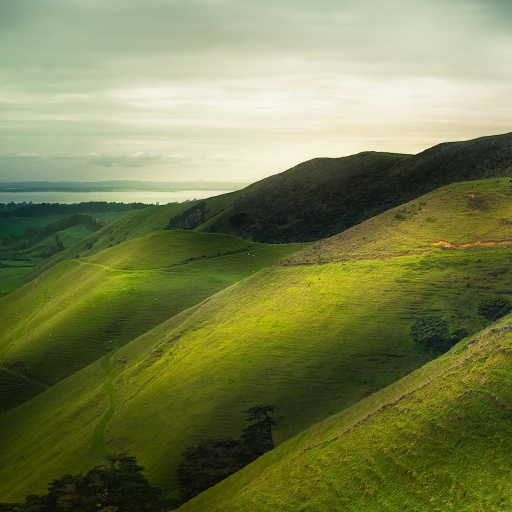
#> input picture pix2pix/reals/00000000.jpg, 1024 x 1024 px (shown at 1/2 size); its folder holds only this picture in this run
$ python getEdge.py
#> lines starting #> are read from the running program, lines starting #| are printed output that depends on the picture
import cv2
import numpy as np
from pathlib import Path
import os

filePath = os.path.abspath (__file__)
realsPath = os.path.join (os.path.dirname (filePath), "reals")
print ("realsPath : ", realsPath)
folder = Path (realsPath)
objectiveWidth = 1024
objectiveHeight = 1024

tot = 91
for path in folder.glob('*.jpg') :
    img = cv2.imread ('./reals/' + path.name)
#> img is the input picture: shape (1024, 1024, 3); mean B, G, R 79, 126.7, 120
    img = cv2.resize (img, (objectiveWidth, objectiveHeight), interpolation=cv2.INTER_AREA)
    height, weight = img.shape[0], img.shape[1]
#> height = 1024; weight = 1024
    print (img.shape)
#| (1024, 1024, 3)
    objective = "./reals_regu/" + str(tot) + ".jpg"
    cv2.imwrite (objective, img)
    dx = cv2.Sobel (img, -1, dx=1, dy=0, ksize=3)
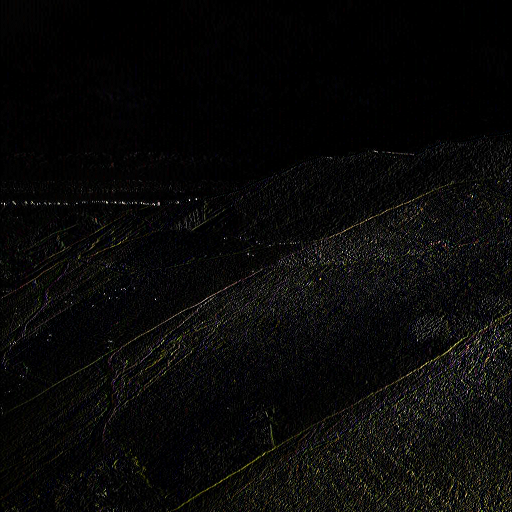
#> dx: shape (1024, 1024, 3) (shown at 1/2 size); mean B, G, R 8.3, 9, 9.1
    dx = cv2.convertScaleAbs (dx)
    dy = cv2.Sobel (img, -1, dx=0, dy=1, ksize=3)
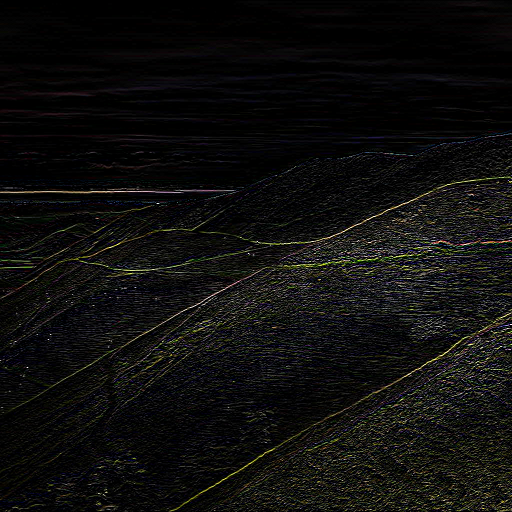
#> dy: shape (1024, 1024, 3) (shown at 1/2 size); mean B, G, R 13, 14.2, 14.4
    dy = cv2.convertScaleAbs (dy)
    dst = cv2.add (dx, dy)
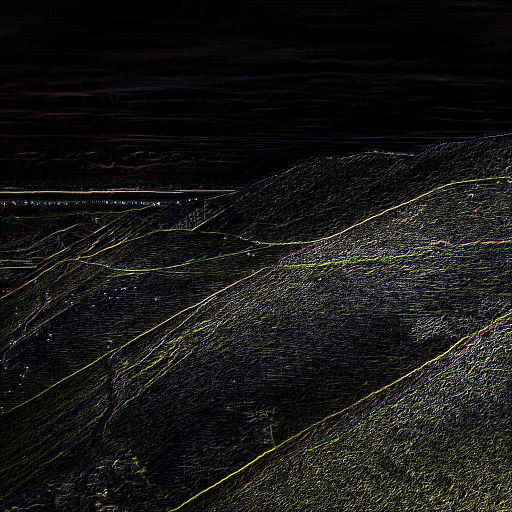
#> dst: shape (1024, 1024, 3) (shown at 1/2 size); mean B, G, R 21.2, 22.9, 23.3
    grey = cv2.cvtColor (dst, cv2.COLOR_BGR2GRAY)
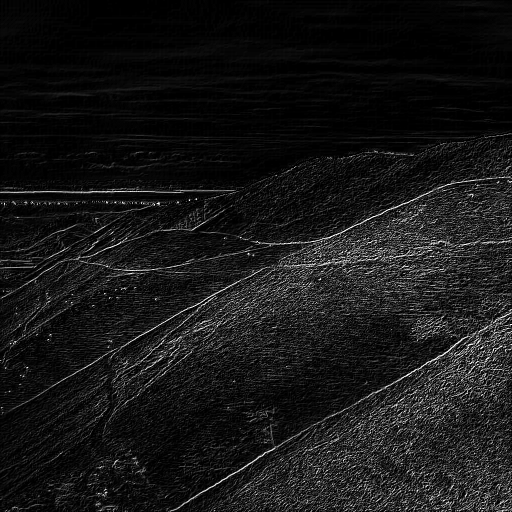
#> grey: shape (1024, 1024) (shown at 1/2 size); min 0, max 255, mean 22.8
    final = np.zeros ((objectiveWidth, objectiveHeight, 1), np.uint8)
    for i in range (objectiveWidth) :
        for j in range (objectiveHeight) :
            final[i, j] = 255 - grey[i, j]
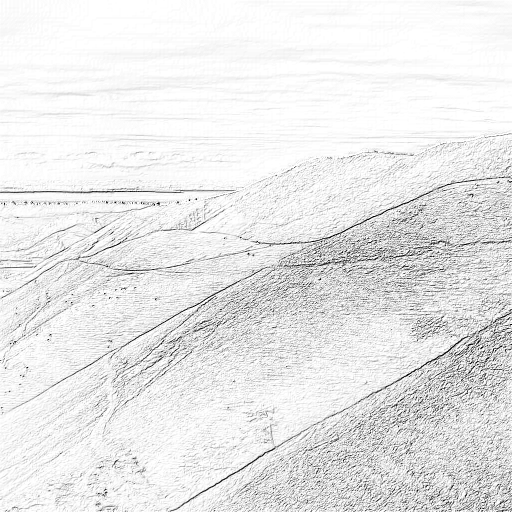
#> final: shape (1024, 1024, 1) (shown at 1/2 size); min 0, max 255, mean 232.2
    fileName = "./sketch/" + str (tot) + ".jpg"
    cv2.imwrite (fileName, final)
    tot = tot - 1
    if tot == 0 :
        break

$ run again, on pix2pix/reals/00000000_(5).jpg
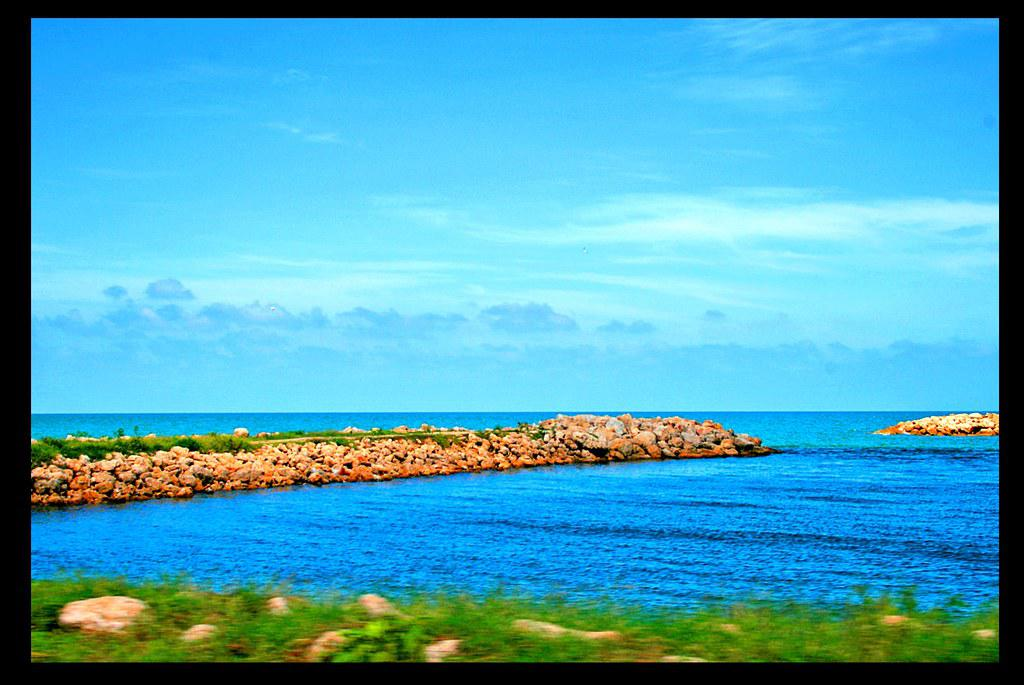
#> input picture pix2pix/reals/00000000_(5).jpg, 1024 x 685 px
#> img is the input picture: shape (685, 1024, 3); mean B, G, R 188.3, 164, 74.8
#> img: shape (1024, 1024, 3)
#| (1024, 1024, 3)
#> `grey = cv2.cvtColor (dst, cv2.COLOR_BGR2GRAY)`:
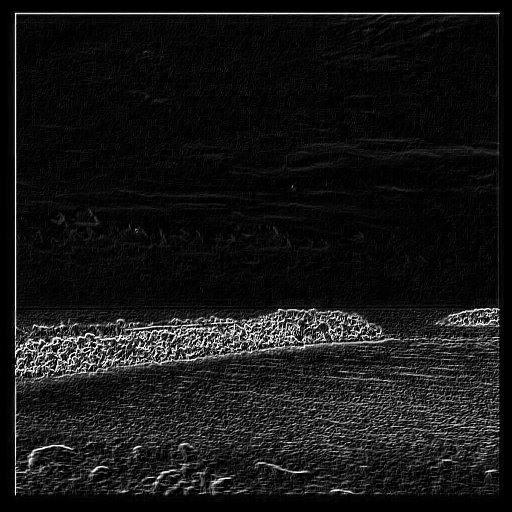
#> grey: shape (1024, 1024) (shown at 1/2 size); min 0, max 255, mean 22.1
#> after the loop `for i in range (objectiveWidth) :`:
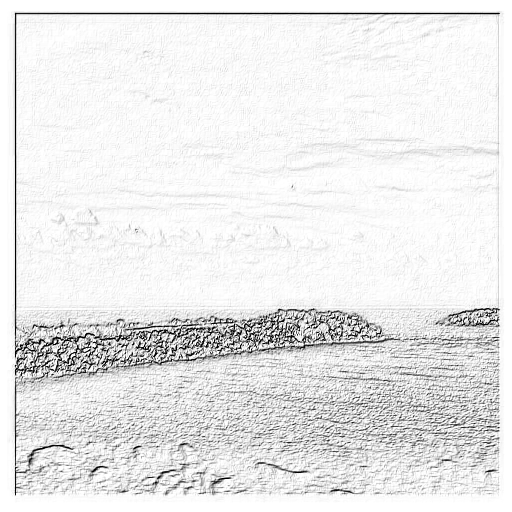
#> final: shape (1024, 1024, 1) (shown at 1/2 size); min 0, max 255, mean 232.9

$ run again, on pix2pix/reals/00000000_(6).jpg
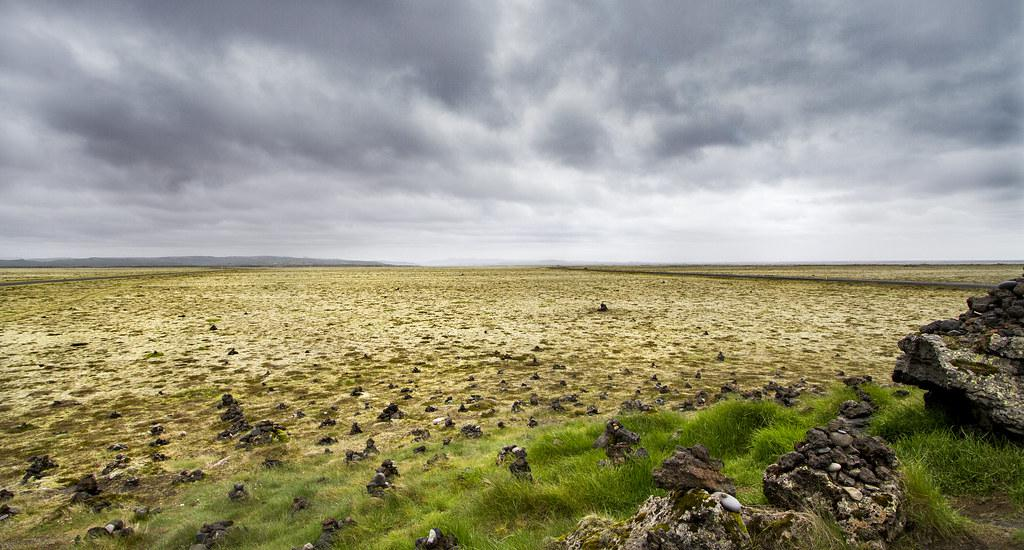
#> input picture pix2pix/reals/00000000_(6).jpg, 1024 x 550 px
#> img is the input picture: shape (550, 1024, 3); mean B, G, R 126.1, 147.3, 150
#> img: shape (1024, 1024, 3)
#| (1024, 1024, 3)
#> `grey = cv2.cvtColor (dst, cv2.COLOR_BGR2GRAY)`:
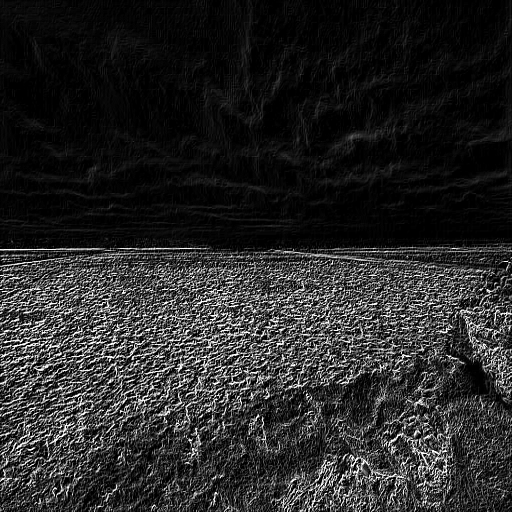
#> grey: shape (1024, 1024) (shown at 1/2 size); min 0, max 255, mean 40.2
#> after the loop `for i in range (objectiveWidth) :`:
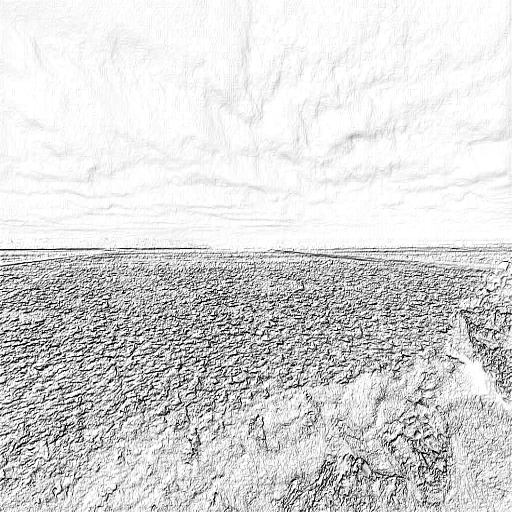
#> final: shape (1024, 1024, 1) (shown at 1/2 size); min 0, max 255, mean 214.8

$ run again, on pix2pix/reals/00000000_(7).jpg
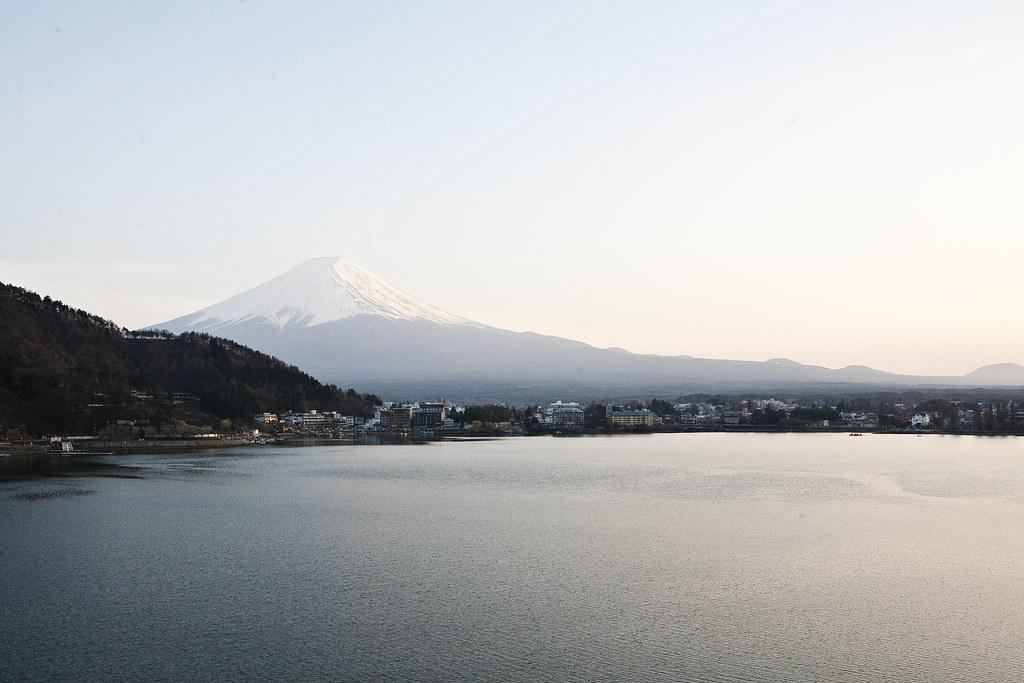
#> input picture pix2pix/reals/00000000_(7).jpg, 1024 x 683 px
#> img is the input picture: shape (683, 1024, 3); mean B, G, R 182.7, 181.2, 179.3
#> img: shape (1024, 1024, 3)
#| (1024, 1024, 3)
#> `dst = cv2.add (dx, dy)`:
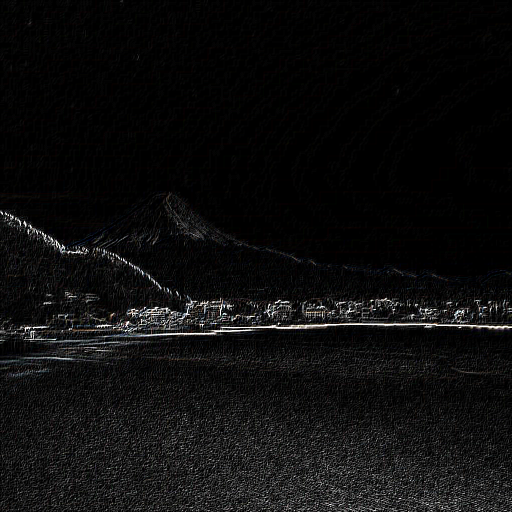
#> dst: shape (1024, 1024, 3) (shown at 1/2 size); mean B, G, R 13.6, 13.6, 13.8
#> after the loop `for i in range (objectiveWidth) :`:
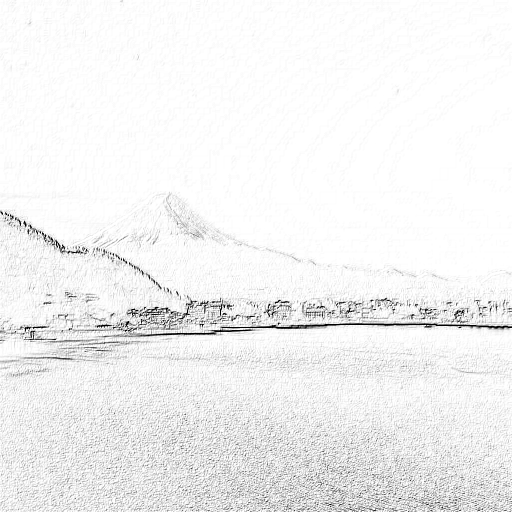
#> final: shape (1024, 1024, 1) (shown at 1/2 size); min 0, max 255, mean 241.3
